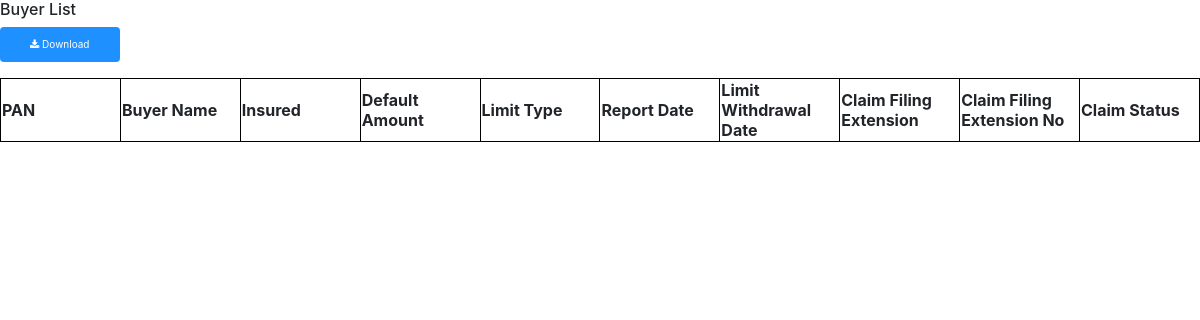
Before: /all_buyers/ with the older database file.
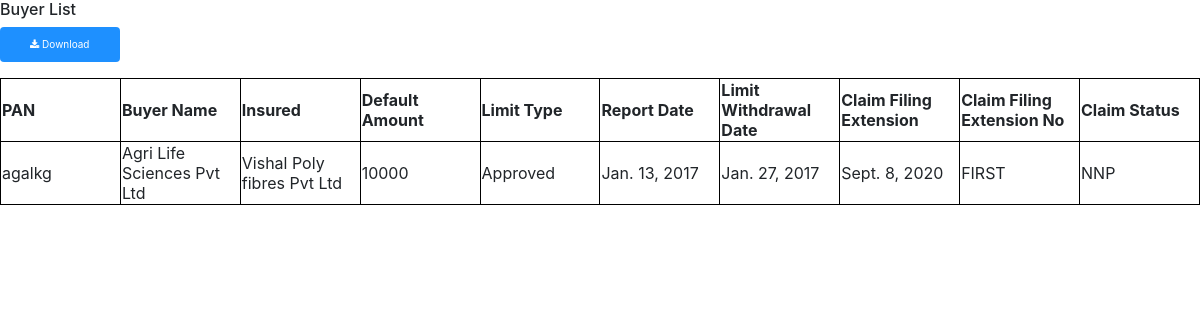
After: the same page with the newer database file.
### ClaimsApp/models.py (models this page shows, shortened)
class Claims(models.Model):
    Insured_Name = models.CharField(max_length=50)
    Buyer_name = models.CharField(max_length=50)
    PAN = models.CharField(max_length=20)
    Default_Amt = models.CharField(max_length=20)
    Limit_Type = models.CharField(max_length=20, default=0)
    Report_date = models.DateField()
    Claim_status = models.CharField(max_length=1000, default="NNP", choices=[('NNP', 'NNP'), ('Claim', 'Claim'), (
        'Claim Under Process', 'Claim Under Process'),
                                                                             ('Repudiated', 'Repudiated'),
                                                                             ('Disputed', 'Disputed'),
                                                                             ('Paid and Closed', 'Paid and Closed'),
                                                                             ('Overdue Cleared', 'Overdue Cleared'), (
                                                                                 'Overdue Cleared and Reinstated',
                                                                                 'Overdue Cleared and Reinstated')])
    Limit_Withdrawal = models.DateField()
    Claim_Extension = models.DateField()
    Claim_Extension_Number = models.CharField(max_length=50, default="NIL",
                                              choices=[('NIL', 'NIL'), ('FIRST', 'FIRST'), ('SECOND', 'SECOND'),
                                                       ('THIRD', 'THIRD'), ('FOURTH', 'FOURTH'), ('FIFTH', 'FIFTH')])
    class Meta:
        verbose_name = "Claim"

### ClaimsApp/views.py (the view)
# urls.py: url(r'all_buyers/', views.buyer_data, name='buyer_data'),
def buyer_data(request):
    all_buyers = Claims.objects.all()
    return render(request, "ClaimsApp/all_buyers.html", {'Buyers': all_buyers})

### ClaimsApp/templates/ClaimsApp/all_buyers.html (shortened to what this page needs)
<body>
<link rel="stylesheet" href="https://cdnjs.cloudflare.com/ajax/libs/font-awesome/4.7.0/css/font-awesome.min.css">
<link rel="stylesheet" href="https://maxcdn.bootstrapcdn.com/bootstrap/4.0.0/css/bootstrap.min.css">
<div>
<h6>Buyer List </h6>
<form id="download" method="post" action="/export/">{% csrf_token %}
<button class="btn"><i class="fa fa-download"></i> Download</button>
</form>
<table >
    <tr>
        <th> PAN</th>
        <th> Buyer Name</th>
        <th> Insured</th>
        <th> Default Amount</th>
        <th> Limit Type</th>
        <th> Report Date</th>
        <th> Limit Withdrawal Date</th>
        <th> Claim Filing Extension</th>
        <th> Claim Filing Extension No</th>
        <th> Claim Status</th>
    </tr>
    {%  for buyer in Buyers  %}
    <tr>
        <td>{{buyer.PAN}}</td>
        <td>{{buyer.Buyer_name}} </td>
        <td>{{buyer.Insured_Name}} </td>
        <td>{{buyer.Default_Amt}} </td>
        <td>{{buyer.Limit_Type}} </td>
        <td>{{buyer.Report_date}} </td>
        <td>{{buyer.Limit_Withdrawal}} </td>
        <td>{{buyer.Claim_Extension}} </td>
        <td>{{buyer.Claim_Extension_Number}} </td>
        <td>{{buyer.Claim_status}} </td>
    </tr>
    {%  endfor  %}
</table>
</div>
<br></br>
</body>

Changed rows visible on the page:
added Claims: PAN "agalkg", Buyer_name "Agri Life Sciences Pvt Ltd", Insured_Name "Vishal Poly fibres Pvt Ltd", Default_Amt "10000", Limit_Type "Approved", Report_date "Jan. 13, 2017", Limit_Withdrawal "Jan. 27, 2017", Claim_Extension "Sept. 8, 2020", Claim_Extension_Number "FIRST", Claim_status "NNP"
